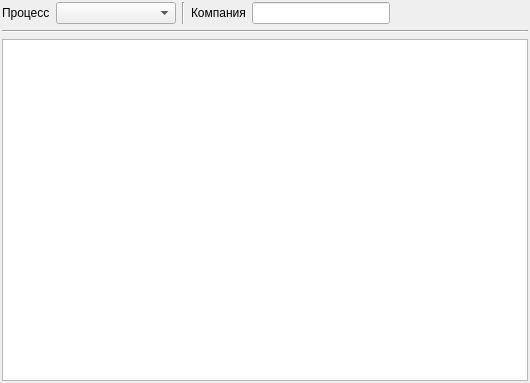
<?xml version="1.0" encoding="UTF-8"?>
<ui version="4.0">
 <class>PriceView</class>
 <widget class="QWidget" name="PriceView">
  <property name="geometry">
   <rect>
    <x>0</x>
    <y>0</y>
    <width>530</width>
    <height>383</height>
   </rect>
  </property>
  <property name="windowTitle">
   <string>Form</string>
  </property>
  <layout class="QVBoxLayout" name="verticalLayout">
   <property name="margin">
    <number>2</number>
   </property>
   <item>
    <layout class="QHBoxLayout" name="horizontalLayout">
     <item>
      <widget class="QLabel" name="label">
       <property name="text">
        <string>Процесс</string>
       </property>
      </widget>
     </item>
     <item>
      <widget class="QComboBox" name="process">
       <property name="minimumSize">
        <size>
         <width>120</width>
         <height>0</height>
        </size>
       </property>
      </widget>
     </item>
     <item>
      <widget class="Line" name="line">
       <property name="orientation">
        <enum>Qt::Vertical</enum>
       </property>
      </widget>
     </item>
     <item>
      <widget class="QLabel" name="label_2">
       <property name="text">
        <string>Компания</string>
       </property>
      </widget>
     </item>
     <item>
      <widget class="QLineEdit" name="company"/>
     </item>
     <item>
      <spacer name="horizontalSpacer">
       <property name="orientation">
        <enum>Qt::Horizontal</enum>
       </property>
       <property name="sizeHint" stdset="0">
        <size>
         <width>40</width>
         <height>20</height>
        </size>
       </property>
      </spacer>
     </item>
    </layout>
   </item>
   <item>
    <widget class="Line" name="line_2">
     <property name="orientation">
      <enum>Qt::Horizontal</enum>
     </property>
    </widget>
   </item>
   <item>
    <widget class="EntityTable" name="table"/>
   </item>
  </layout>
 </widget>
 <customwidgets>
  <customwidget>
   <class>EntityTable</class>
   <extends>QTableView</extends>
   <header>widgets/entitytable.h</header>
  </customwidget>
 </customwidgets>
 <resources/>
 <connections/>
</ui>
